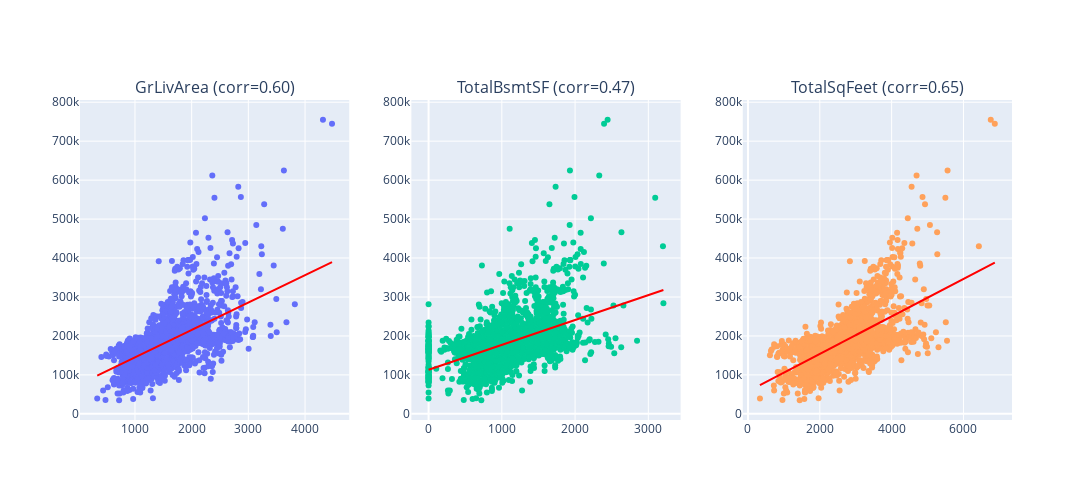

Source (notebook cell):
### Code cell
cols = ['GrLivArea', 'TotalBsmtSF', 'TotalSqFeet']

fig = make_subplots(rows=1, cols=3, subplot_titles=cols)

for i, col in enumerate(cols, start=1):

    corr = data_cleaned[col].corr(data_cleaned['SalePrice'])

    X = sm.add_constant(data_cleaned[col])
    model = sm.OLS(data_cleaned['SalePrice'], X).fit()
    trend = model.predict(X)
    

    fig.add_trace(
        go.Scatter(
            x=data_cleaned[col],
            y=data_cleaned['SalePrice'],
            mode='markers',
            name=col,
            hovertext=data_cleaned.index, 
            hovertemplate='ID: %{hovertext}<br>'+col+': %{x}<br>SalePrice: %{y}<extra></extra>'
        ),
        row=1, col=i
    )

    fig.add_trace(
        go.Scatter(
            x=data_cleaned[col],
            y=trend,
            mode='lines',
            line=dict(color='red'),
            name='Trend'
        ),
        row=1, col=i
    )
    
    fig.layout.annotations[i-1].text = f"{col} (corr={corr:.2f})"

fig.update_layout(width=1800, height=500, showlegend=False)
fig.show()

### Figure 1 — Plotly figure (JSON) as saved in the notebook; plotly's stock layout.template omitted (floating-point values rounded to 4 significant figures; data arrays with more than 128 entries replaced by an {"elided": "..."} marker saying what was removed)
{"data": [{"hovertemplate": "ID: %{hovertext}<br>GrLivArea: %{x}<br>SalePrice: %{y}<extra></extra>", "hovertext": {"elided": "2916 float values"}, "mode": "markers", "name": "GrLivArea", "type": "scatter", "x": {"elided": "2916 int values"}, "xaxis": "x", "y": {"elided": "2916 float values"}, "yaxis": "y"}, {"line": {"color": "red"}, "mode": "lines", "name": "Trend", "type": "scatter", "x": {"elided": "2916 int values"}, "xaxis": "x", "y": {"elided": "2916 float values"}, "yaxis": "y"}, {"hovertemplate": "ID: %{hovertext}<br>TotalBsmtSF: %{x}<br>SalePrice: %{y}<extra></extra>", "hovertext": {"elided": "2916 float values"}, "mode": "markers", "name": "TotalBsmtSF", "type": "scatter", "x": {"elided": "2916 float values"}, "xaxis": "x2", "y": {"elided": "2916 float values"}, "yaxis": "y2"}, {"line": {"color": "red"}, "mode": "lines", "name": "Trend", "type": "scatter", "x": {"elided": "2916 float values"}, "xaxis": "x2", "y": {"elided": "2916 float values"}, "yaxis": "y2"}, {"hovertemplate": "ID: %{hovertext}<br>TotalSqFeet: %{x}<br>SalePrice: %{y}<extra></extra>", "hovertext": {"elided": "2916 float values"}, "mode": "markers", "name": "TotalSqFeet", "type": "scatter", "x": {"elided": "2916 float values"}, "xaxis": "x3", "y": {"elided": "2916 float values"}, "yaxis": "y3"}, {"line": {"color": "red"}, "mode": "lines", "name": "Trend", "type": "scatter", "x": {"elided": "2916 float values"}, "xaxis": "x3", "y": {"elided": "2916 float values"}, "yaxis": "y3"}], "layout": {"annotations": [{"font": {"size": 16}, "showarrow": false, "text": "GrLivArea (corr=0.60)", "x": 0.1444, "xanchor": "center", "xref": "paper", "y": 1, "yanchor": "bottom", "yref": "paper"}, {"font": {"size": 16}, "showarrow": false, "text": "TotalBsmtSF (corr=0.47)", "x": 0.5, "xanchor": "center", "xref": "paper", "y": 1, "yanchor": "bottom", "yref": "paper"}, {"font": {"size": 16}, "showarrow": false, "text": "TotalSqFeet (corr=0.65)", "x": 0.8556, "xanchor": "center", "xref": "paper", "y": 1, "yanchor": "bottom", "yref": "paper"}], "height": 500, "showlegend": false, "width": 1800, "xaxis": {"anchor": "y", "domain": [0, 0.2889]}, "xaxis2": {"anchor": "y2", "domain": [0.3556, 0.6444]}, "xaxis3": {"anchor": "y3", "domain": [0.7111, 1]}, "yaxis": {"anchor": "x", "domain": [0, 1]}, "yaxis2": {"anchor": "x2", "domain": [0, 1]}, "yaxis3": {"anchor": "x3", "domain": [0, 1]}}}
